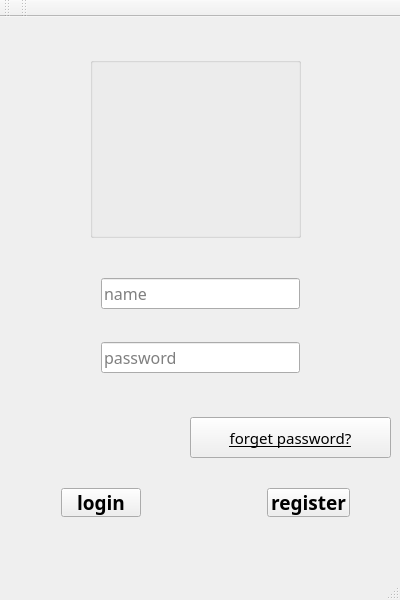
<?xml version="1.0" encoding="UTF-8"?>
<ui version="4.0">
 <class>MainWindow</class>
 <widget class="QMainWindow" name="MainWindow">
  <property name="geometry">
   <rect>
    <x>0</x>
    <y>0</y>
    <width>400</width>
    <height>600</height>
   </rect>
  </property>
  <property name="sizePolicy">
   <sizepolicy hsizetype="Preferred" vsizetype="Preferred">
    <horstretch>0</horstretch>
    <verstretch>0</verstretch>
   </sizepolicy>
  </property>
  <property name="minimumSize">
   <size>
    <width>400</width>
    <height>600</height>
   </size>
  </property>
  <property name="maximumSize">
   <size>
    <width>400</width>
    <height>600</height>
   </size>
  </property>
  <property name="windowTitle">
   <string>MainWindow</string>
  </property>
  <property name="styleSheet">
   <string notr="true">background-image: url(:/png/小31.jpg);</string>
  </property>
  <widget class="QWidget" name="centralWidget">
   <widget class="QWidget" name="layoutWidget">
    <property name="geometry">
     <rect>
      <x>90</x>
      <y>250</y>
      <width>221</width>
      <height>117</height>
     </rect>
    </property>
    <layout class="QVBoxLayout" name="verticalLayout">
     <item>
      <widget class="QLineEdit" name="leAccount">
       <property name="font">
        <font>
         <family>Segoe Script</family>
         <pointsize>12</pointsize>
        </font>
       </property>
       <property name="styleSheet">
        <string notr="true">border-bottom-color: rgb(0, 170, 255);</string>
       </property>
       <property name="placeholderText">
        <string>name</string>
       </property>
      </widget>
     </item>
     <item>
      <spacer name="verticalSpacer">
       <property name="orientation">
        <enum>Qt::Vertical</enum>
       </property>
       <property name="sizeHint" stdset="0">
        <size>
         <width>20</width>
         <height>40</height>
        </size>
       </property>
      </spacer>
     </item>
     <item>
      <widget class="QLineEdit" name="lePassword">
       <property name="font">
        <font>
         <family>Segoe Script</family>
         <pointsize>12</pointsize>
        </font>
       </property>
       <property name="styleSheet">
        <string notr="true">border-bottom-color: rgb(0, 170, 255);</string>
       </property>
       <property name="echoMode">
        <enum>QLineEdit::Password</enum>
       </property>
       <property name="placeholderText">
        <string>password</string>
       </property>
      </widget>
     </item>
    </layout>
   </widget>
   <widget class="QWidget" name="layoutWidget">
    <property name="geometry">
     <rect>
      <x>50</x>
      <y>460</y>
      <width>311</width>
      <height>51</height>
     </rect>
    </property>
    <layout class="QHBoxLayout" name="horizontalLayout">
     <item>
      <widget class="QPushButton" name="BtnLogin">
       <property name="font">
        <font>
         <family>Segoe Script</family>
         <pointsize>14</pointsize>
         <weight>75</weight>
         <bold>true</bold>
        </font>
       </property>
       <property name="cursor">
        <cursorShape>PointingHandCursor</cursorShape>
       </property>
       <property name="styleSheet">
        <string notr="true"/>
       </property>
       <property name="text">
        <string>login</string>
       </property>
      </widget>
     </item>
     <item>
      <spacer name="horizontalSpacer">
       <property name="orientation">
        <enum>Qt::Horizontal</enum>
       </property>
       <property name="sizeHint" stdset="0">
        <size>
         <width>40</width>
         <height>20</height>
        </size>
       </property>
      </spacer>
     </item>
     <item>
      <widget class="QPushButton" name="btnCancel">
       <property name="font">
        <font>
         <family>Segoe Script</family>
         <pointsize>14</pointsize>
         <weight>75</weight>
         <bold>true</bold>
        </font>
       </property>
       <property name="cursor">
        <cursorShape>PointingHandCursor</cursorShape>
       </property>
       <property name="styleSheet">
        <string notr="true">alternate-background-color: rgb(255, 170, 0);</string>
       </property>
       <property name="text">
        <string>register</string>
       </property>
      </widget>
     </item>
    </layout>
   </widget>
   <widget class="QPushButton" name="pushButton">
    <property name="geometry">
     <rect>
      <x>190</x>
      <y>400</y>
      <width>201</width>
      <height>41</height>
     </rect>
    </property>
    <property name="font">
     <font>
      <family>Segoe Script</family>
      <pointsize>11</pointsize>
      <underline>true</underline>
     </font>
    </property>
    <property name="cursor">
     <cursorShape>PointingHandCursor</cursorShape>
    </property>
    <property name="styleSheet">
     <string notr="true">border none</string>
    </property>
    <property name="text">
     <string>forget password?</string>
    </property>
   </widget>
   <widget class="QGroupBox" name="groupBox">
    <property name="geometry">
     <rect>
      <x>90</x>
      <y>40</y>
      <width>211</width>
      <height>181</height>
     </rect>
    </property>
    <property name="styleSheet">
     <string notr="true">border-image: url(:/png/talk4.png);</string>
    </property>
    <property name="title">
     <string/>
    </property>
   </widget>
  </widget>
  <widget class="QMenuBar" name="menuBar">
   <property name="geometry">
    <rect>
     <x>0</x>
     <y>0</y>
     <width>400</width>
     <height>26</height>
    </rect>
   </property>
  </widget>
  <widget class="QToolBar" name="mainToolBar">
   <attribute name="toolBarArea">
    <enum>TopToolBarArea</enum>
   </attribute>
   <attribute name="toolBarBreak">
    <bool>false</bool>
   </attribute>
  </widget>
  <widget class="QStatusBar" name="statusBar"/>
  <widget class="QToolBar" name="toolBar">
   <property name="windowTitle">
    <string>toolBar</string>
   </property>
   <attribute name="toolBarArea">
    <enum>TopToolBarArea</enum>
   </attribute>
   <attribute name="toolBarBreak">
    <bool>false</bool>
   </attribute>
  </widget>
 </widget>
 <layoutdefault spacing="6" margin="11"/>
 <resources/>
 <connections/>
</ui>
